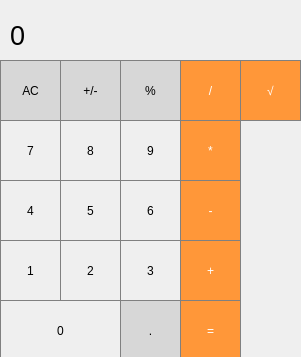
<?xml version="1.0" encoding="UTF-8"?>
<ui version="4.0">
 <class>MainWindow</class>
 <widget class="QMainWindow" name="MainWindow">
  <property name="geometry">
   <rect>
    <x>0</x>
    <y>0</y>
    <width>301</width>
    <height>357</height>
   </rect>
  </property>
  <property name="windowTitle">
   <string>MainWindow</string>
  </property>
  <property name="styleSheet">
   <string notr="true">QLabel{
	qproperty-alignment: 'AlignVCenter | AlignRight';
	border-bottom: 1px solid gray;
}

background-color : white;</string>
  </property>
  <widget class="QWidget" name="centralWidget">
   <widget class="QLabel" name="label_show">
    <property name="geometry">
     <rect>
      <x>10</x>
      <y>10</y>
      <width>291</width>
      <height>51</height>
     </rect>
    </property>
    <property name="font">
     <font>
      <pointsize>20</pointsize>
     </font>
    </property>
    <property name="text">
     <string>0</string>
    </property>
   </widget>
   <widget class="QPushButton" name="pushButton_AC">
    <property name="geometry">
     <rect>
      <x>0</x>
      <y>60</y>
      <width>61</width>
      <height>61</height>
     </rect>
    </property>
    <property name="styleSheet">
     <string notr="true">QPushButton{
	background-color: rgb(215, 215, 215);
	border: 1px solid gray;
}
QPushButton:pressed{
	background-color: qlineargradient(x1:0, y1:0, x2:0, y2:1,
									stop: 0 #BEBEBE, stop: 1 #D7D7D7);
}</string>
    </property>
    <property name="text">
     <string>АС</string>
    </property>
   </widget>
   <widget class="QPushButton" name="pushButton_plusminus">
    <property name="geometry">
     <rect>
      <x>60</x>
      <y>60</y>
      <width>61</width>
      <height>61</height>
     </rect>
    </property>
    <property name="styleSheet">
     <string notr="true">QPushButton{
	background-color: rgb(215, 215, 215);
	border: 1px solid gray;
}
QPushButton:pressed{
	background-color: qlineargradient(x1:0, y1:0, x2:0, y2:1,
									stop: 0 #BEBEBE, stop: 1 #D7D7D7);
}</string>
    </property>
    <property name="text">
     <string>+/-</string>
    </property>
   </widget>
   <widget class="QPushButton" name="pushButton_del">
    <property name="geometry">
     <rect>
      <x>180</x>
      <y>60</y>
      <width>61</width>
      <height>61</height>
     </rect>
    </property>
    <property name="styleSheet">
     <string notr="true">QPushButton{
	background-color: rgb(255, 151, 57);
	color: white;
	border: 1px solid gray;
}
QPushButton:pressed{
	background-color: qlineargradient(x1:0, y1:0, x2:0, y2:1,
									stop: 0 #FF7832, stop: 1 #FF9739);
}</string>
    </property>
    <property name="text">
     <string>/</string>
    </property>
   </widget>
   <widget class="QPushButton" name="pushButton_proc">
    <property name="geometry">
     <rect>
      <x>120</x>
      <y>60</y>
      <width>61</width>
      <height>61</height>
     </rect>
    </property>
    <property name="styleSheet">
     <string notr="true">QPushButton{
	background-color: rgb(215, 215, 215);
	border: 1px solid gray;
}
QPushButton:pressed{
	background-color: qlineargradient(x1:0, y1:0, x2:0, y2:1,
									stop: 0 #BEBEBE, stop: 1 #D7D7D7);
}</string>
    </property>
    <property name="text">
     <string>%</string>
    </property>
   </widget>
   <widget class="QPushButton" name="pushButton_times">
    <property name="geometry">
     <rect>
      <x>180</x>
      <y>120</y>
      <width>61</width>
      <height>61</height>
     </rect>
    </property>
    <property name="styleSheet">
     <string notr="true">QPushButton{
	background-color: rgb(255, 151, 57);
	color: white;
	border: 1px solid gray;
}
QPushButton:pressed{
	background-color: qlineargradient(x1:0, y1:0, x2:0, y2:1,
									stop: 0 #FF7832, stop: 1 #FF9739);
}</string>
    </property>
    <property name="text">
     <string>*</string>
    </property>
   </widget>
   <widget class="QPushButton" name="pushButton_7">
    <property name="geometry">
     <rect>
      <x>0</x>
      <y>120</y>
      <width>61</width>
      <height>61</height>
     </rect>
    </property>
    <property name="styleSheet">
     <string notr="true">QPushButton{
	border: 1px solid gray;
}
QPushButton:pressed{
	background-color: qlineargradient(x1:0, y1:0, x2:0, y2:1,
									stop: 0 #dadbde, stop: 1 #f6f7fa);
}</string>
    </property>
    <property name="text">
     <string>7</string>
    </property>
   </widget>
   <widget class="QPushButton" name="pushButton_9">
    <property name="geometry">
     <rect>
      <x>120</x>
      <y>120</y>
      <width>61</width>
      <height>61</height>
     </rect>
    </property>
    <property name="styleSheet">
     <string notr="true">QPushButton{
	border: 1px solid gray;
}
QPushButton:pressed{
	background-color: qlineargradient(x1:0, y1:0, x2:0, y2:1,
									stop: 0 #dadbde, stop: 1 #f6f7fa);
}</string>
    </property>
    <property name="text">
     <string>9</string>
    </property>
   </widget>
   <widget class="QPushButton" name="pushButton_8">
    <property name="geometry">
     <rect>
      <x>60</x>
      <y>120</y>
      <width>61</width>
      <height>61</height>
     </rect>
    </property>
    <property name="styleSheet">
     <string notr="true">QPushButton{
	border: 1px solid gray;
}
QPushButton:pressed{
	background-color: qlineargradient(x1:0, y1:0, x2:0, y2:1,
									stop: 0 #dadbde, stop: 1 #f6f7fa);
}</string>
    </property>
    <property name="text">
     <string>8</string>
    </property>
   </widget>
   <widget class="QPushButton" name="pushButton_minus">
    <property name="geometry">
     <rect>
      <x>180</x>
      <y>180</y>
      <width>61</width>
      <height>61</height>
     </rect>
    </property>
    <property name="styleSheet">
     <string notr="true">QPushButton{
	background-color: rgb(255, 151, 57);
	color: white;
	border: 1px solid gray;
}
QPushButton:pressed{
	background-color: qlineargradient(x1:0, y1:0, x2:0, y2:1,
									stop: 0 #FF7832, stop: 1 #FF9739);
}</string>
    </property>
    <property name="text">
     <string>-</string>
    </property>
   </widget>
   <widget class="QPushButton" name="pushButton_4">
    <property name="geometry">
     <rect>
      <x>0</x>
      <y>180</y>
      <width>61</width>
      <height>61</height>
     </rect>
    </property>
    <property name="styleSheet">
     <string notr="true">QPushButton{
	border: 1px solid gray;
}
QPushButton:pressed{
	background-color: qlineargradient(x1:0, y1:0, x2:0, y2:1,
									stop: 0 #dadbde, stop: 1 #f6f7fa);
}</string>
    </property>
    <property name="text">
     <string>4</string>
    </property>
   </widget>
   <widget class="QPushButton" name="pushButton_6">
    <property name="geometry">
     <rect>
      <x>120</x>
      <y>180</y>
      <width>61</width>
      <height>61</height>
     </rect>
    </property>
    <property name="styleSheet">
     <string notr="true">QPushButton{
	border: 1px solid gray;
}
QPushButton:pressed{
	background-color: qlineargradient(x1:0, y1:0, x2:0, y2:1,
									stop: 0 #dadbde, stop: 1 #f6f7fa);
}</string>
    </property>
    <property name="text">
     <string>6</string>
    </property>
   </widget>
   <widget class="QPushButton" name="pushButton_5">
    <property name="geometry">
     <rect>
      <x>60</x>
      <y>180</y>
      <width>61</width>
      <height>61</height>
     </rect>
    </property>
    <property name="styleSheet">
     <string notr="true">QPushButton{
	border: 1px solid gray;
}
QPushButton:pressed{
	background-color: qlineargradient(x1:0, y1:0, x2:0, y2:1,
									stop: 0 #dadbde, stop: 1 #f6f7fa);
}</string>
    </property>
    <property name="text">
     <string>5</string>
    </property>
   </widget>
   <widget class="QPushButton" name="pushButton_plus">
    <property name="geometry">
     <rect>
      <x>180</x>
      <y>240</y>
      <width>61</width>
      <height>61</height>
     </rect>
    </property>
    <property name="styleSheet">
     <string notr="true">QPushButton{
	background-color: rgb(255, 151, 57);
	color: white;
	border: 1px solid gray;
}
QPushButton:pressed{
	background-color: qlineargradient(x1:0, y1:0, x2:0, y2:1,
									stop: 0 #FF7832, stop: 1 #FF9739);
}</string>
    </property>
    <property name="text">
     <string>+</string>
    </property>
   </widget>
   <widget class="QPushButton" name="pushButton_1">
    <property name="geometry">
     <rect>
      <x>0</x>
      <y>240</y>
      <width>61</width>
      <height>61</height>
     </rect>
    </property>
    <property name="styleSheet">
     <string notr="true">QPushButton{
	border: 1px solid gray;
}
QPushButton:pressed{
	background-color: qlineargradient(x1:0, y1:0, x2:0, y2:1,
									stop: 0 #dadbde, stop: 1 #f6f7fa);
}</string>
    </property>
    <property name="text">
     <string>1</string>
    </property>
   </widget>
   <widget class="QPushButton" name="pushButton_3">
    <property name="geometry">
     <rect>
      <x>120</x>
      <y>240</y>
      <width>61</width>
      <height>61</height>
     </rect>
    </property>
    <property name="styleSheet">
     <string notr="true">QPushButton{
	border: 1px solid gray;
}
QPushButton:pressed{
	background-color: qlineargradient(x1:0, y1:0, x2:0, y2:1,
									stop: 0 #dadbde, stop: 1 #f6f7fa);
}</string>
    </property>
    <property name="text">
     <string>3</string>
    </property>
   </widget>
   <widget class="QPushButton" name="pushButton_2">
    <property name="geometry">
     <rect>
      <x>60</x>
      <y>240</y>
      <width>61</width>
      <height>61</height>
     </rect>
    </property>
    <property name="styleSheet">
     <string notr="true">QPushButton{
	border: 1px solid gray;
}
QPushButton:pressed{
	background-color: qlineargradient(x1:0, y1:0, x2:0, y2:1,
									stop: 0 #dadbde, stop: 1 #f6f7fa);
}</string>
    </property>
    <property name="text">
     <string>2</string>
    </property>
   </widget>
   <widget class="QPushButton" name="pushButton_equal">
    <property name="geometry">
     <rect>
      <x>180</x>
      <y>300</y>
      <width>61</width>
      <height>61</height>
     </rect>
    </property>
    <property name="styleSheet">
     <string notr="true">QPushButton{
	background-color: rgb(255, 151, 57);
	color: white;
	border: 1px solid gray;
}
QPushButton:pressed{
	background-color: qlineargradient(x1:0, y1:0, x2:0, y2:1,
									stop: 0 #FF7832, stop: 1 #FF9739);
}</string>
    </property>
    <property name="text">
     <string>=</string>
    </property>
   </widget>
   <widget class="QPushButton" name="pushButton_0">
    <property name="geometry">
     <rect>
      <x>0</x>
      <y>300</y>
      <width>121</width>
      <height>61</height>
     </rect>
    </property>
    <property name="styleSheet">
     <string notr="true">QPushButton{
	border: 1px solid gray;
}
QPushButton:pressed{
	background-color: qlineargradient(x1:0, y1:0, x2:0, y2:1,
									stop: 0 #dadbde, stop: 1 #f6f7fa);
}</string>
    </property>
    <property name="text">
     <string>0</string>
    </property>
   </widget>
   <widget class="QPushButton" name="pushButton_dot">
    <property name="geometry">
     <rect>
      <x>120</x>
      <y>300</y>
      <width>61</width>
      <height>61</height>
     </rect>
    </property>
    <property name="styleSheet">
     <string notr="true">QPushButton{
	background-color: rgb(215, 215, 215);
	border: 1px solid gray;
}
QPushButton:pressed{
	background-color: qlineargradient(x1:0, y1:0, x2:0, y2:1,
									stop: 0 #BEBEBE, stop: 1 #D7D7D7);
}</string>
    </property>
    <property name="text">
     <string>.</string>
    </property>
   </widget>
   <widget class="QPushButton" name="pushButton_sqrt">
    <property name="geometry">
     <rect>
      <x>240</x>
      <y>60</y>
      <width>61</width>
      <height>61</height>
     </rect>
    </property>
    <property name="styleSheet">
     <string notr="true">QPushButton{
	background-color: rgb(255, 151, 57);
	color: white;
	border: 1px solid gray;
}
QPushButton:pressed{
	background-color: qlineargradient(x1:0, y1:0, x2:0, y2:1,
									stop: 0 #FF7832, stop: 1 #FF9739);
}</string>
    </property>
    <property name="text">
     <string>√</string>
    </property>
   </widget>
  </widget>
 </widget>
 <layoutdefault spacing="6" margin="11"/>
 <resources/>
 <connections/>
</ui>
